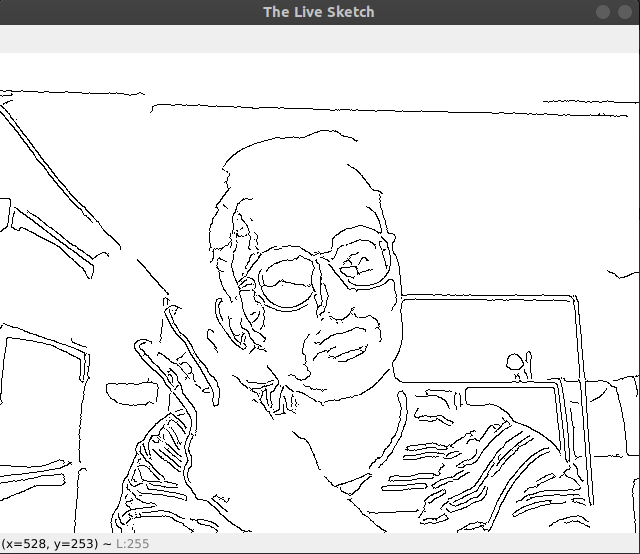
#> input picture samples/001.png, 640 x 554 px, given in place of the camera
$ jupyter execute 'Live Sketch notebook.ipynb'
#> lines starting #> are read from the running program, lines starting #| are printed output that depends on the picture
#> further down, frame is the input picture: shape (554, 640, 3); mean B, G, R 234.8, 234.8, 234.8
[cell 1]
#imports
import cv2
import numpy as np

# This is the sketch generator function
def sketch(img):
    # Convert BGR into Grayscale
    img_gray = cv2.cvtColor(img, cv2.COLOR_BGR2GRAY)

    # Clean the picture with Gaussian blur
    img_gray_blur = cv2.GaussianBlur(img_gray, (7,7), 0)
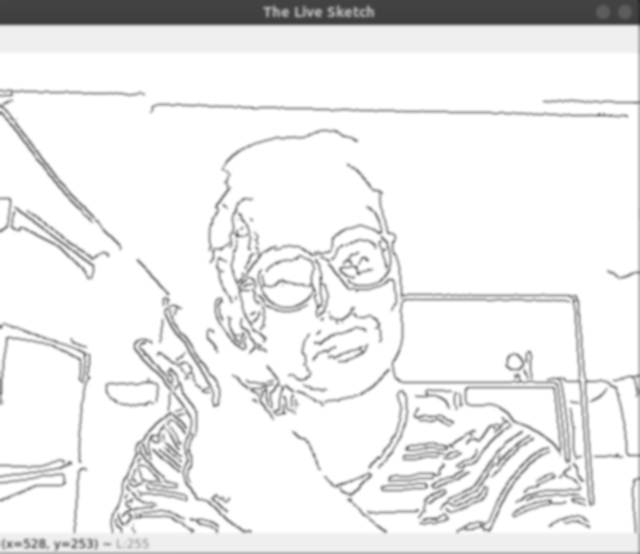
#> img_gray_blur: shape (554, 640); min 42, max 255, mean 235

    # Extract edges with Canny
    canny_edge  =cv2.Canny(img_gray_blur, 10, 50)
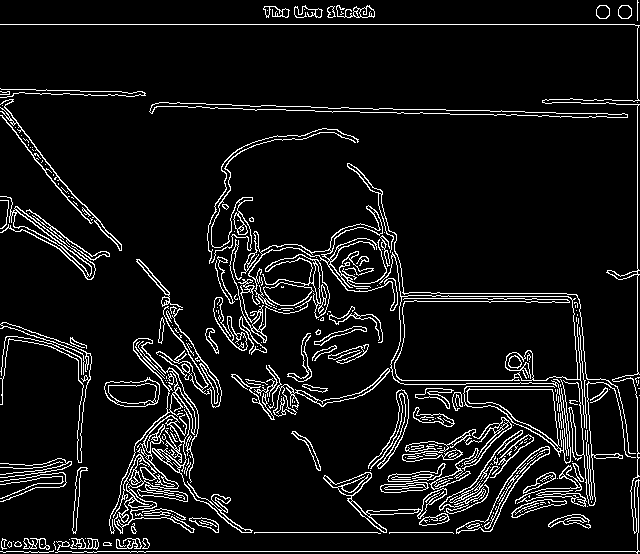
#> canny_edge: shape (554, 640); 8% white in thin lines or dots

    # Invert the image and binarize for sketch
    ret, mask = cv2.threshold(canny_edge, 70, 255, cv2.THRESH_BINARY_INV)
#> mask: shape (554, 640); 92% white; black in thin lines or dots
    return mask

# Initialize the webcam, capture is the object from video capture
# It has a boolean indicating the incoming stream
# It also has the image frames collected from the stream of cam

capture = cv2.VideoCapture(0)

while True:
    ret, frame = capture.read()
    cv2.imshow("The Live Sketch", sketch(frame))
    if cv2.waitKey(1) == 27: # Press Escape key to close
#> (key Esc is pressed here)
        break

# Releive camera and close windows
capture.release()
cv2.destroyAllWindows()

$ run again, on samples/002.png
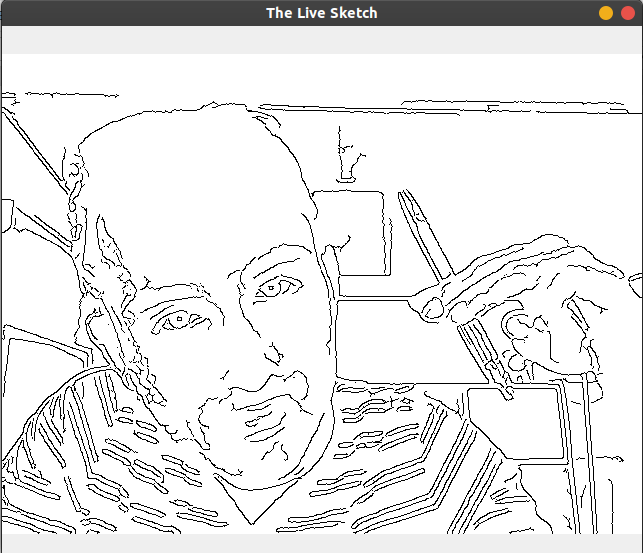
#> input picture samples/002.png, 643 x 553 px, given in place of the camera
#> frame is the input picture: shape (553, 643, 3); mean B, G, R 230.9, 231, 231.1
#> in sketch, `img_gray_blur = cv2.GaussianBlur(img_gray, (7,7), 0)`:
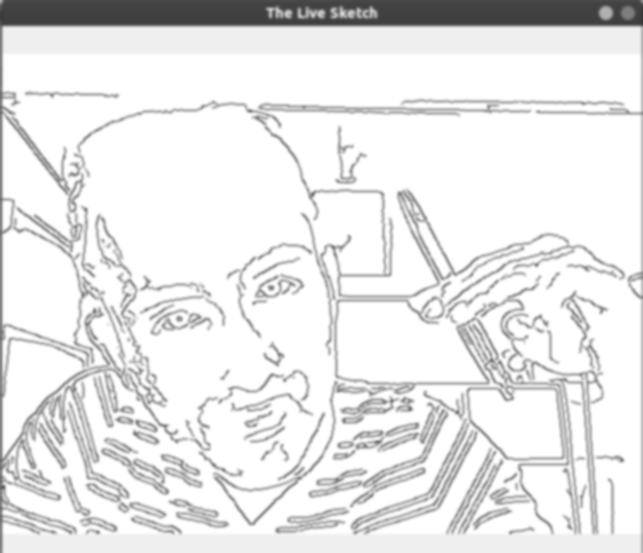
#> img_gray_blur: shape (553, 643); min 55, max 255, mean 231.1
#> in sketch, `canny_edge  =cv2.Canny(img_gray_blur, 10, 50)`:
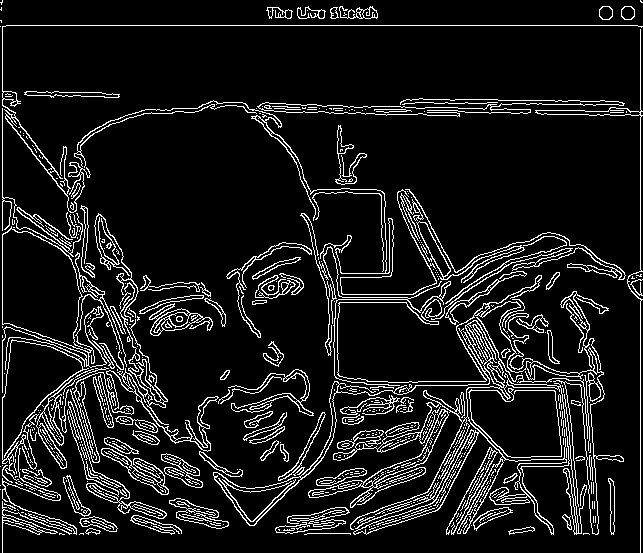
#> canny_edge: shape (553, 643); 10.1% white in thin lines or dots
#> mask: shape (553, 643); 89.9% white; black in thin lines or dots
